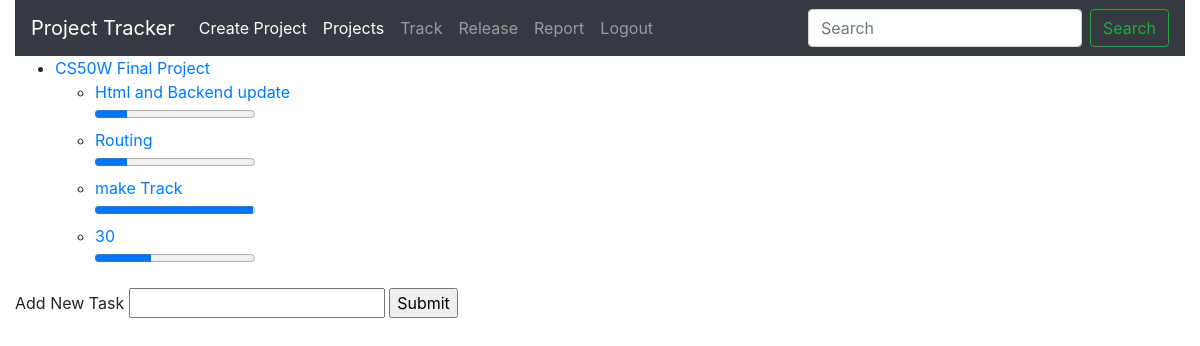
Screenshot of /1/Project (signed in) with the database file from the repository.
### Pmanage/models.py (models this page shows)
class Project(models.Model):
    Project_name=models.CharField(max_length=64)
    team=models.IntegerField()
    complete_percentage=models.IntegerField()
    createdate=datetime.datetime.now()
    max_day=models.IntegerField()

class Tasks(models.Model):
    projectid=models.ForeignKey(Project,on_delete=models.CASCADE,name="Pid")
    taskname=models.CharField(max_length=64)
    taskpercentage=models.IntegerField(default=0)

### Pmanage/views.py (the view)
# urls.py: path('<int:id>/Project',views.intproject,name="PID"),
@login_required
def intproject(request, id):
    showproject = Project.objects.filter(id=id)
    showtasks = Tasks.objects.filter(Pid=id)
    return render(request, "Pmanage/projectID.html", {
        "Project": showproject, "Tasks": showtasks
    })

### Pmanage/templates/Pmanage/projectID.html (shortened to what this page needs)
{% extends 'Pmanage/layout.html' %}
{% block body %}
{% for p in Project %}
<ul>
    <li><a href="{% url 'PID' p.id %}">{{p.Project_name}}</a></li>
    {% for t in Tasks %}
    <ul>
        <li><a href="{% url 'inditask' t.id %}"  >{{t.taskname}}</a></li>
        <progress value="{{t.taskpercentage}}" max="100"  id="progressbar"></progress>
    </ul>
    {% endfor %}
</ul>
<form method="POST" action="{% url 'Cplan' p.id %}">
Add New Task
    <input type="text" name="task1">
    <input type="submit">
</form>
{% endfor %}
{% endblock %}

### rows the page displays
Project: Project_name "CS50W Final Project"
Tasks: taskname "Html and Backend update", taskpercentage 20 (drawn)
Tasks: taskname "Routing", taskpercentage 20 (drawn)
Tasks: taskname "make Track", taskpercentage 99 (drawn)
Tasks: taskname "30", taskpercentage 35 (drawn)
